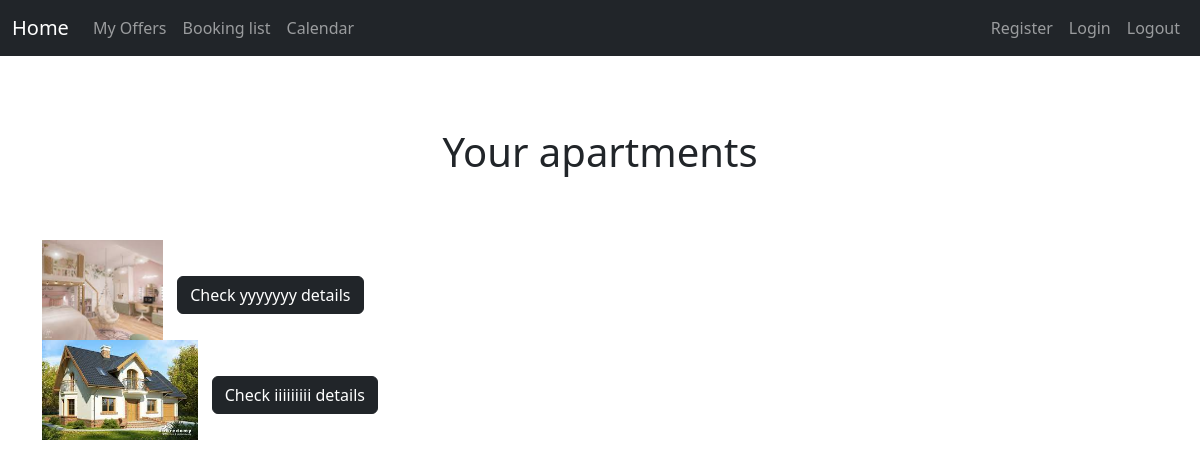
Page /apartment_list/ (signed in) on the committed database.
### reservations/models.py (models this page shows, shortened)
class Apartment(models.Model):
    user = models.ForeignKey(settings.AUTH_USER_MODEL, on_delete=models.CASCADE, null=True)
    name = models.CharField(max_length=20)
    description = models.CharField(null=True, max_length=1000)
    beds = models.IntegerField(null=True)
    capacity = models.IntegerField(null=True)
    price = models.IntegerField(null=True)

class Photo(models.Model):
    apartment = models.ForeignKey(Apartment, related_name='photos', on_delete=models.CASCADE)
    image = models.ImageField(upload_to='static/images/', null=True, blank=True)

### reservations/views.py (the view)
# urls.py: path('apartment_list/', apartment_list, name='apartment_list'),
def apartment_list(request):
    user = request.user
    apartments = Apartment.objects.filter(user=user)
    return render(request, 'reservations/my_apartments.html', {'apartments': apartments})

### reservations/templatetags/apartment_tags.py (called while the page is built)
@register.filter
def if_user_offer_apartment(user):
    if user.is_authenticated:
        return Apartment.objects.filter(user=user).exists()
    return False

### templates/reservations/my_apartments.html (shortened to what this page needs)
{% extends 'base.html' %}
{% block content %}
<div class="d-flex justify-content-center align-items-center" style="height: 20vh;">
    <h2 class="text-center mb-3 " style="font-size: 40px;">Your apartments</h2>
</div>
{% for apartment in apartments %}
<li class="list-group-item">
    {% if apartment.photos.first %}
        <img src="{{ apartment.photos.first.image.url }}" alt="{{ apartment.name }} Image" style="max-width: 500px; max-height: 100px; margin-right: 10px;">
    {% endif %}
    <a href="{% url 'reservations:apartment_detail' apartment.id %}" class="btn btn-dark" style="margin-top: 10px;">Check {{ apartment.name }} details</a>
</li>
{% endfor %}
{% endblock %}

### rows in the picture
Apartment: photos.first.image (picture), name "yyyyyyy"
Apartment: photos.first.image (picture), name "iiiiiiiii"
